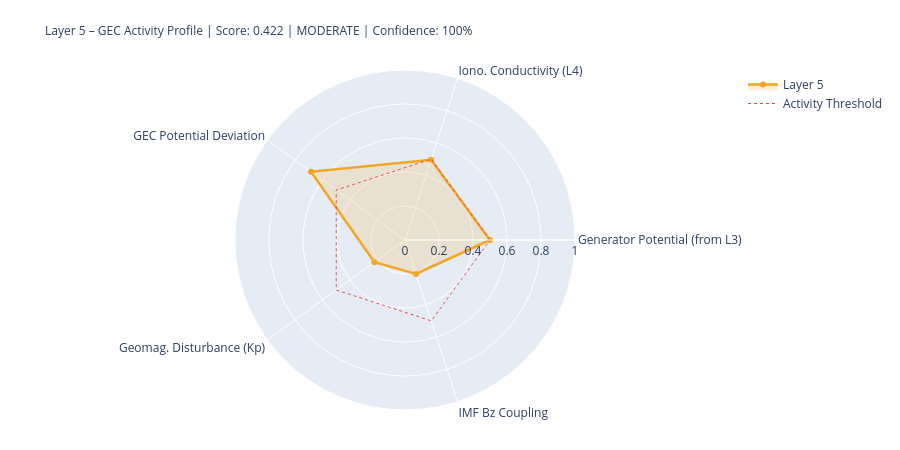

Write notebook code for a chart like this one.
### Markdown cell above
---
## 5. State Assessment & Handoff to Layer 6

### Code cell
# ============================================================
# LAYER-5-SCORE
# ============================================================

# Components
# 1) Generator activity (Layer-3-driven)
gen_score = norm(generator_strength, 0.3, 2.0)
gen_src   = 'from_layer3' if l3_thunder_score is not None else 'estimated'

# 2) Ionospheric conductivity (Layer-4-driven)
iono_score = norm(iono_cond_factor, 0.7, 1.4)
iono_src   = 'from_layer4' if l4_ioniz is not None else 'estimated'

# 3) GEC potential deviation from reference
pot_score = norm(abs(delta_V_pct), 0, 30)  # 0 = at reference, 1 = 30% deviation
pot_src   = 'derived'

# 4) Geomagnetic disturbance (Kp) – modulates vertical currents
kp_score = norm(kp_val, 0, 9)
kp_src   = 'primary' if kp_now is not None else 'from_layer4'

# 5) IMF Bz coupling (southward = stronger M-I coupling → GEC influence)
bz_score = norm(-(bz_now or 0), -5, 30) if bz_now is not None else None
bz_src   = 'primary' if bz_now is not None else 'missing'

COMPONENTS = {
    'Generator Potential (from L3)':  {'score': gen_score,   'source': 'derived_from_layer3', 'dynamic': True},
    'Iono. Conductivity (L4)':      {'score': iono_score,  'source': iono_src, 'dynamic': True},
    'GEC Potential Deviation':      {'score': pot_score,   'source': pot_src,  'dynamic': True},
    'Geomag. Disturbance (Kp)':         {'score': kp_score,    'source': kp_src,   'dynamic': True},
    'IMF Bz Coupling':               {'score': bz_score,    'source': bz_src,   'dynamic': True},
}

available   = {k: v['score'] for k, v in COMPONENTS.items() if v['score'] is not None}
unavailable = [k for k, v in COMPONENTS.items() if v['score'] is None]
layer5_score = round(sum(available.values()) / len(available), 4) if available else None
confidence   = round(len(available) / len(COMPONENTS), 2)
level = ('unknown' if layer5_score is None
         else 'quiet'   if layer5_score < 0.3
         else 'moderate' if layer5_score < 0.6
         else 'active')
dominant_l5 = max(available, key=available.get) if available else 'none'

# Kp consistency: separate 1-min raw value from score value
kp_1m_raw   = kp_now          # directly from API (can be 0.0 during live measurement)
kp_for_score = kp_val          # from Layer-0 context or estimated value if needed
kp_score_src = kp_src

W = 68
print('=' * W)
print('LAYER 5 – GLOBAL ELECTRIC CIRCUIT – STATE ASSESSMENT')
print('=' * W)
for name, comp in COMPONENTS.items():
    s = comp['score']
    if s is not None:
        bar = '█' * int(s*20) + '░' * (20-int(s*20))
        print(f'  {name:<34} {bar}  {s:.3f}  [{comp["source"]}]')
    else:
        print(f'  {name:<34} {"─"*20}  n/a   [missing]')
print('-' * W)
print(f'  Score:         {layer5_score:.3f}  ({len(available)}/{len(COMPONENTS)} components)')
print(f'  Confidence:    {confidence:.0%}')
print(f'  Level:         {level.upper()}')
print(f'  Dominant:      {dominant_l5}')
print(f'  V_iono:        {V_iono_mod:.1f} kV  (Δ {delta_V_pct:+.1f}% vs. Ref)')
print(f'  I_total:       {I_total_mod:.1f} A   (Δ {delta_I_pct:+.1f}% vs. Ref)')
print('=' * W)

# Radar
cats   = list(available.keys())
vals_r = list(available.values())
if len(cats) >= 3:
    fig = go.Figure()
    fig.add_trace(go.Scatterpolar(
        r=vals_r + [vals_r[0]], theta=cats + [cats[0]],
        fill='toself', fillcolor='rgba(242,166,35,0.18)',
        line=dict(color='#F2A623', width=2.5), name='Layer 5'
    ))
    fig.add_trace(go.Scatterpolar(
        r=[0.5]*(len(cats)+1), theta=cats+[cats[0]],
        line=dict(color='#E24B4A', dash='dot', width=1),
        mode='lines', name='Activity Threshold'
    ))
    fig.update_layout(
        title=dict(
            text=f'Layer 5 – GEC Activity Profile | Score: {layer5_score:.3f} | {level.upper()} | Confidence: {confidence:.0%}',
            font=dict(size=12)
        ),
        polar=dict(radialaxis=dict(visible=True, range=[0,1])),
        height=450, showlegend=True,
        margin=dict(l=80, r=80, t=70, b=40)
    )
    fig.show()

### Figure 1 — Plotly figure (JSON) as saved in the notebook; plotly's stock layout.template omitted (floating-point values rounded to 4 significant figures)
{"data": [{"fill": "toself", "fillcolor": "rgba(242,166,35,0.18)", "line": {"color": "#F2A623", "width": 2.5}, "name": "Layer 5", "r": [0.5, 0.4963, 0.6833, 0.2222, 0.21, 0.5], "theta": ["Generator Potential (from L3)", "Iono. Conductivity (L4)", "GEC Potential Deviation", "Geomag. Disturbance (Kp)", "IMF Bz Coupling", "Generator Potential (from L3)"], "type": "scatterpolar"}, {"line": {"color": "#E24B4A", "dash": "dot", "width": 1}, "mode": "lines", "name": "Activity Threshold", "r": [0.5, 0.5, 0.5, 0.5, 0.5, 0.5], "theta": ["Generator Potential (from L3)", "Iono. Conductivity (L4)", "GEC Potential Deviation", "Geomag. Disturbance (Kp)", "IMF Bz Coupling", "Generator Potential (from L3)"], "type": "scatterpolar"}], "layout": {"height": 450, "margin": {"b": 40, "l": 80, "r": 80, "t": 70}, "polar": {"radialaxis": {"range": [0, 1], "visible": true}}, "showlegend": true, "title": {"font": {"size": 12}, "text": "Layer 5 – GEC Activity Profile | Score: 0.422 | MODERATE | Confidence: 100%"}}}
